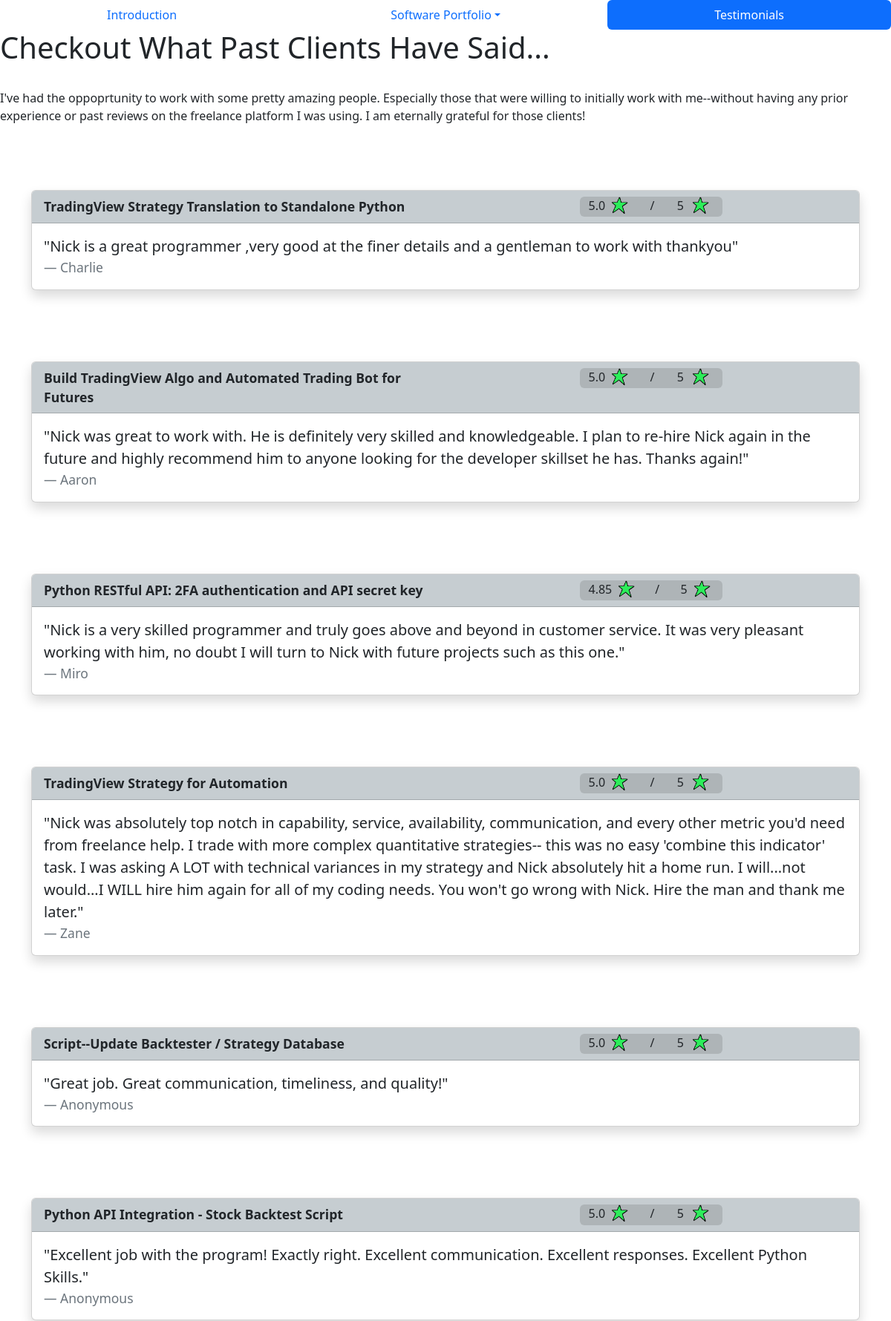
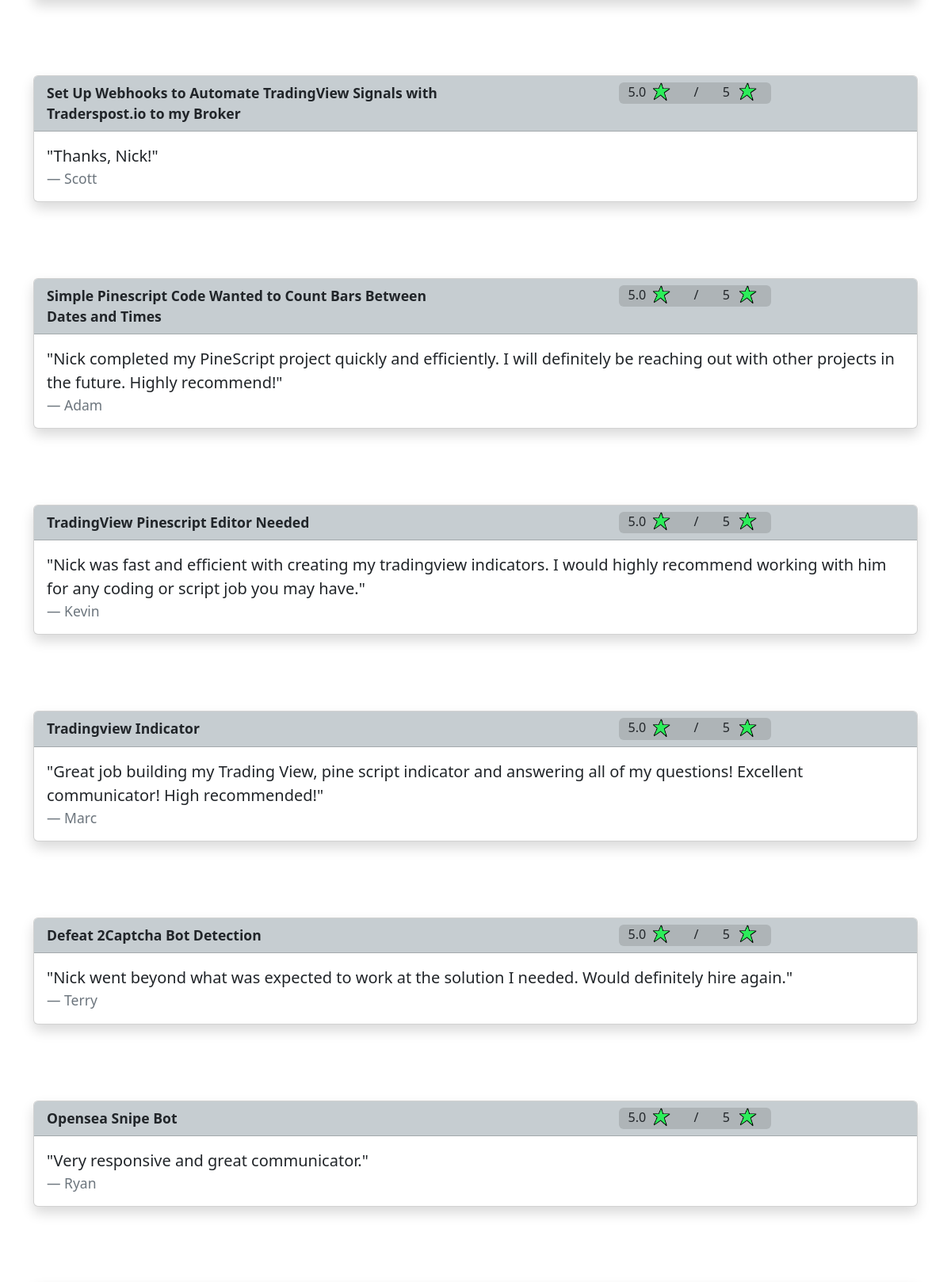
Screenshot of /testimonials (upper part) with the database file from the repository (2 pictures, top to bottom).
### app.py (models this page shows)
class Testimonial(db.Model):
    __tablename__ = 'testimonials'
    id = db.Column(db.Integer, primary_key=True)
    job_title = db.Column(db.Text)
    review_text = db.Column(db.Text)
    review_source = db.Column(db.String(64))
    review_score = db.Column(db.Float)

### app.py (the view)
@app.route('/testimonials')
def serve_testimonials():
    all_testimonials = Testimonial.query.all()
    return render_template("testimonials.html", all_testimonials=all_testimonials)

### templates/testimonials.html (shortened to what this page needs)
{% extends "base.html" %}
{% block testimonials_active %}active{% endblock %}
{% block aria_testimonials_active %}aria-current="page"{% endblock %}
{% block custom_page_css %} {{url_for('static', filename='/css/testimonials.css')}} {% endblock %}
{% block content %}
<h1>Checkout What Past Clients Have Said...</h1>
<br>
<p>I've had the oppoprtunity to work with some pretty amazing people.  Especially those that were willing
    to initially work with me--without having any prior experience or past reviews on the freelance platform I was using.
    I am eternally grateful for those clients!
</p>
<br>
<div class="container" id="reviews-container">
    {% for testimonial in all_testimonials|sort(attribute='id', reverse=true) %}
    <div class="row justify-content-center">
        <div class="col">
            <div class="card shadow">
                <div class="card-header">
                  <div class="row justify-content-between">
                    <div class="col project-title">
                      {{ testimonial.job_title }}
                    </div>
                    <div class="col">
                      <div class="container review-container rounded">
                          <div class="row">
                            <div class="col">
                              {{ testimonial.review_score }}
                            </div>
                            <div class="col">
                              <img src="{{ url_for('static', filename='images/review_star.png')}}">
                            </div>
                            <div class="col">
                              /
                            </div>
                            <div class="col">
                              5
                            </div>
                            <div class="col">
                              <img src="{{ url_for('static', filename='images/review_star.png')}}">
                            </div>
                          </div>
                        </div>
                    </div>
                  </div>
                </div>
                <div class="card-body">
                  <blockquote class="blockquote mb-0">
                    <p>"{{ testimonial.review_text }}"</p>
                    <footer class="blockquote-footer">{{ testimonial.review_source }}</footer>
                  </blockquote>
                </div>
              </div>
        </div>
    </div>
    {% endfor %}
</div>
{% endblock %}

### templates/base.html (shortened to what this page needs)
<!doctype html>
<html lang="en">
  <head>
    <link href="https://cdn.jsdelivr.net/npm/bootstrap@5.3.2/dist/css/bootstrap.min.css" rel="stylesheet">
    <link rel="stylesheet" href="{% block custom_page_css %}{% endblock %}">
  </head>
  <body>
    <nav class="nav nav-pills flex-column flex-sm-row">
      <a class="flex-sm-fill text-sm-center nav-link {% block intro_active %}{% endblock %}" {% block aria_intro_active %}{% endblock %} href="{{ url_for('index')}}">Introduction</a>
      <a class="flex-sm-fill text-sm-center nav-link dropdown-toggle" data-bs-toggle="dropdown" href="#" role="button" aria-expanded="false">Software Portfolio</a>
      <a class="flex-sm-fill text-sm-center nav-link {% block testimonials_active %}{% endblock %}" {% block aria_testimonials_active %}{% endblock %} href="{{ url_for('serve_testimonials')}}">Testimonials</a>
    </nav>
  {% block content %}{% endblock %}
  </body>
</html>

### static/css/testimonials.css (style rules this page uses)
.review-container { background-color: #aeb4b7; max-height: 1.75em; max-width: 12em; }
.review-container img { max-height: 1.5em; margin-left: -1em; margin-bottom: 0.2em; }
.project-title { font-size: 1.1em; font-weight: 900; }
.card { margin: 3em 0em 3em 0em; }
.card-header { background-color: #c6cdd1; }

### rows the page displays
Testimonial: job_title "TradingView Strategy Translation to Standalone Python", review_score "5.0", review_text "Nick is a great programmer ,very good at the finer details and a gentleman to work with thankyou", review_source "Charlie"
Testimonial: job_title "Build TradingView Algo and Automated Trading Bot for Futures", review_score "5.0", review_text "Nick was great to work with. He is definitely very skilled and knowledgeable. I plan to re-hire Nick again in the future and highly recommend him to anyone looking for the developer skillset he has. Thanks again!", review_source "Aaron"
Testimonial: job_title "Python RESTful API: 2FA authentication and API secret key", review_score "4.85", review_text "Nick is a very skilled programmer and truly goes above and beyond in customer service. It was very pleasant working with him, no doubt I will turn to Nick with future projects such as this one.", review_source "Miro"
Testimonial: job_title "TradingView Strategy for Automation", review_score "5.0", review_text "Nick was absolutely top notch in capability, service, availability, communication, and every other metric you'd need from freelance help. I trade with more complex quantitative strategies-- this was no easy 'combine this indicator' task. I was asking A LOT with technical variances in my strategy and Nick absolutely hit a home run. I will...not would...I WILL hire him again for all of my coding needs. You won't go wrong with Nick. Hire the man and thank me later.", review_source "Zane"
Testimonial: job_title "Script--Update Backtester / Strategy Database", review_score "5.0", review_text "Great job. Great communication, timeliness, and quality!", review_source "Anonymous"
Testimonial: job_title "Python API Integration - Stock Backtest Script", review_score "5.0", review_text "Excellent job with the program! Exactly right. Excellent communication. Excellent responses. Excellent Python Skills.", review_source "Anonymous"
Testimonial: job_title "Set Up Webhooks to Automate TradingView Signals with Traderspost.io to my Broker", review_score "5.0", review_text "Thanks, Nick!", review_source "Scott"
Testimonial: job_title "Simple Pinescript Code Wanted to Count Bars Between Dates and Times", review_score "5.0", review_text "Nick completed my PineScript project quickly and efficiently. I will definitely be reaching out with other projects in the future. Highly recommend!", review_source "Adam"
Testimonial: job_title "TradingView Pinescript Editor Needed", review_score "5.0", review_text "Nick was fast and efficient with creating my tradingview indicators. I would highly recommend working with him for any coding or script job you may have.", review_source "Kevin"
Testimonial: job_title "Tradingview Indicator", review_score "5.0", review_text "Great job building my Trading View, pine script indicator and answering all of my questions! Excellent communicator! High recommended!", review_source "Marc"
Testimonial: job_title "Defeat 2Captcha Bot Detection", review_score "5.0", review_text "Nick went beyond what was expected to work at the solution I needed. Would definitely hire again.", review_source "Terry"
Testimonial: job_title "Opensea Snipe Bot", review_score "5.0", review_text "Very responsive and great communicator.", review_source "Ryan"
